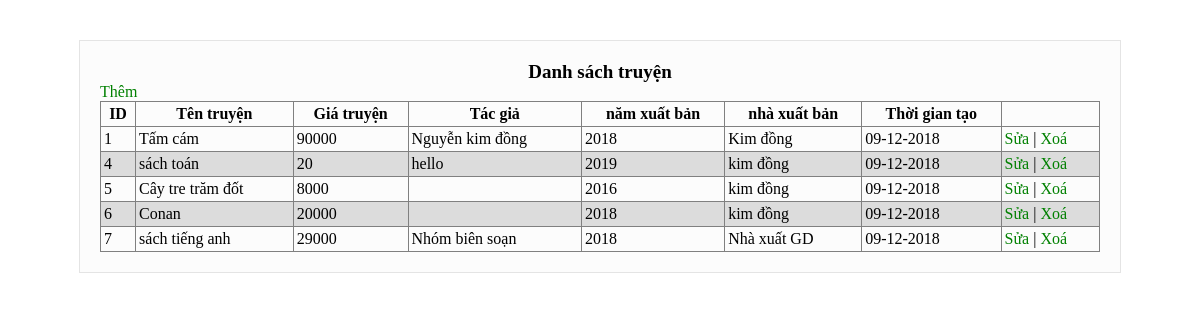
The page / on the database its author committed.
### tables this page shows
CREATE TABLE `truyen` (
  `id` int(11) NOT NULL,
  `ten` varchar(255) NOT NULL,
  `gia` int(11) NOT NULL,
  `tacgia` varchar(255) DEFAULT NULL,
  `nxb` varchar(255) NOT NULL,
  `nam` int(11) NOT NULL,
  `time_create` date NOT NULL
);

### controller/Controller.php (called while the page is built, shortened)
<?php
class Controller {
	private $model;
	function __construct(){
		require "./model/Model.php";
		$this->model = new Model();
	}
	public  function index(){
		$dataHome = $this->model->getData();
		require "./views/home.php";
	}
}

### model/Model.php (called while the page is built, shortened)
<?php
class Model{
	private $conn;
	function __construct(){
		$this->conn = new mysqli("localhost", "root", "", "ql_truyen");
		mysqli_set_charset($this->conn, "utf8");
	}
	function getData(){
		$sql = "SELECT * FROM truyen";
		return $this->conn->query($sql);
	}
}

### views/home.php (the view, shortened to what this page needs)
<!DOCTYPE html>
<html lang="en">
<head>
	<link rel="stylesheet" href="style.css">
</head>
<body>
	<div class="container">
		<div class="title">
			<h4>Danh sách truyện</h4>
		</div>
		<a href="?page=them">Thêm</a>
		<table width="100%">
			<thead>
				<tr>
					<th>ID</th>
					<th>Tên truyện</th>
					<th>Giá truyện</th>
					<th>Tác giả</th>
					<th>năm xuất bản</th>
					<th>nhà xuất bản</th>
					<th>Thời gian tạo</th>
					<th></th>
				</tr>
			</thead>
			<tbody>
				<?php while($r = $dataHome->fetch_assoc() ): ?>
					<tr>
						<td><?= $r["id"] ?></td>
						<td><?= $r["ten"] ?></td>
						<td><?= $r["gia"] ?></td>
						<td><?= $r["tacgia"] ?></td>
						<td><?= $r["nam"] ?></td>
						<td><?= $r["nxb"] ?></td>
						<td><?= date_format(new Datetime($r["time_create"]), 'd-m-Y') ?></td>
						<td>
							<a href="?page=sua&id=<?= $r['id'] ?>">Sửa</a>
							|
							<a href="?page=xoa&id=<?= $r['id'] ?>" onclick="return confirm('ban co muon xoa khong ?')">Xoá</a>
						</td>
					</tr>
				<?php endwhile; ?>
			</tbody>
		</table>
	</div>
</body>
</html>

### index.php
<?php
require "./controller/Controller.php";
$c = new Controller();
if(isset($_GET['page'])){
	$c->{$_GET['page']}();
}else {
	$c->index();
}

### style.css (style rules this page uses)
* { padding: 0; margin: 0; }
a { text-decoration: none; color: green; }
.container { width: 1000px; margin: 40px auto; padding: 20px; border: 1px solid #a5a5a547; background-color: #a5a5a508; }
table, th, td { border: 1px solid grey; border-collapse: collapse; }
th, td { padding: 3px; }
tr:nth-child(even) { background-color: #80808042; }
.title h4 { text-align: center; font-size: 19px; }

### rows shown on the page
truyen: id "1", ten "Tấm cám", gia "90000", tacgia "Nguyễn kim đồng", nam "2018", nxb "Kim đồng", time_create "09-12-2018"
truyen: id "4", ten "sách toán", gia "20", tacgia "hello", nam "2019", nxb "kim đồng", time_create "09-12-2018"
truyen: id "5", ten "Cây tre trăm đốt", gia "8000", nam "2016", nxb "kim đồng", time_create "09-12-2018"
truyen: id "6", ten "Conan", gia "20000", nam "2018", nxb "kim đồng", time_create "09-12-2018"
truyen: id "7", ten "sách tiếng anh", gia "29000", tacgia "Nhóm biên soạn", nam "2018", nxb "Nhà xuất GD", time_create "09-12-2018"
